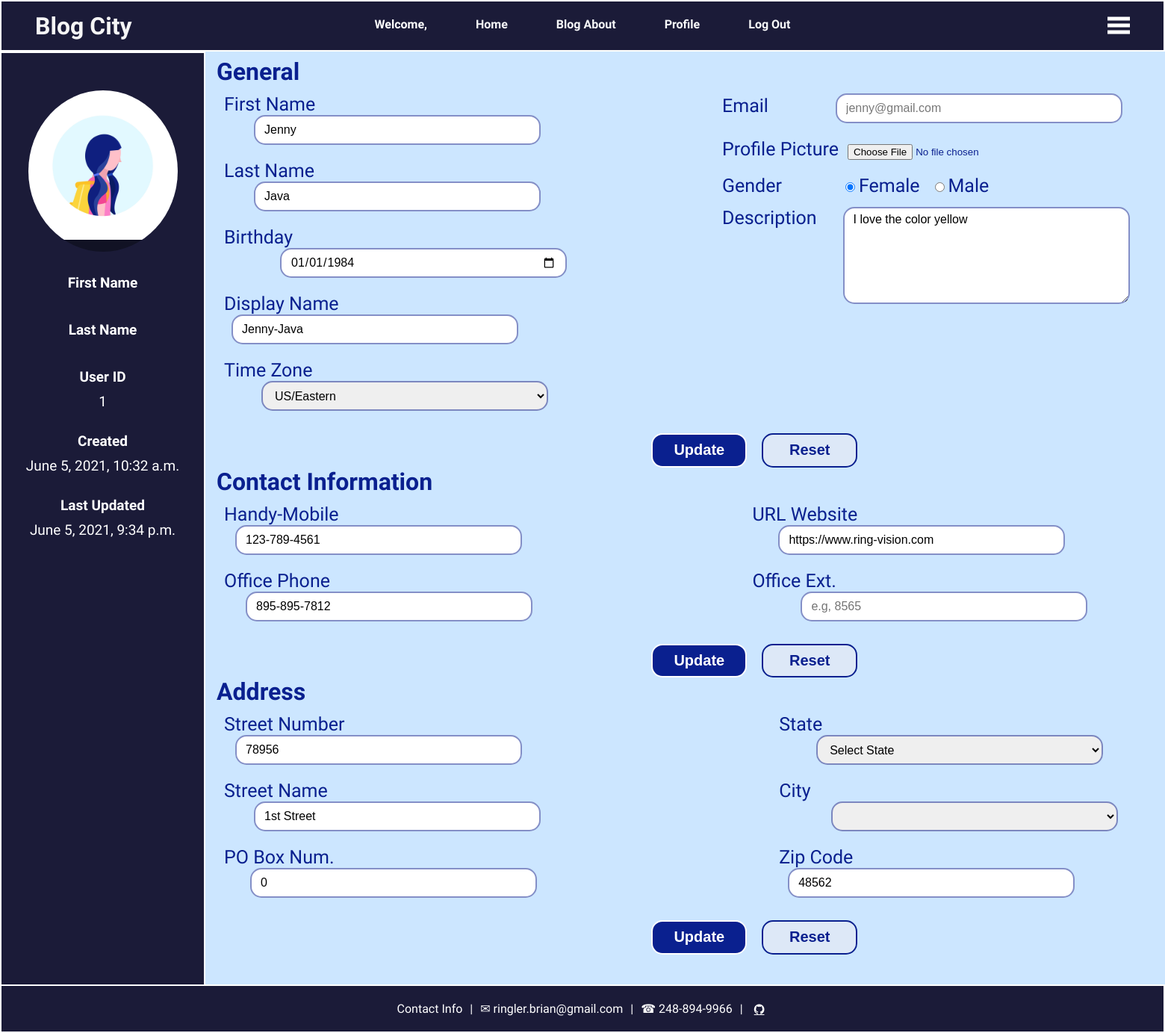
The page /profile/ (signed in) on the database as committed earlier.
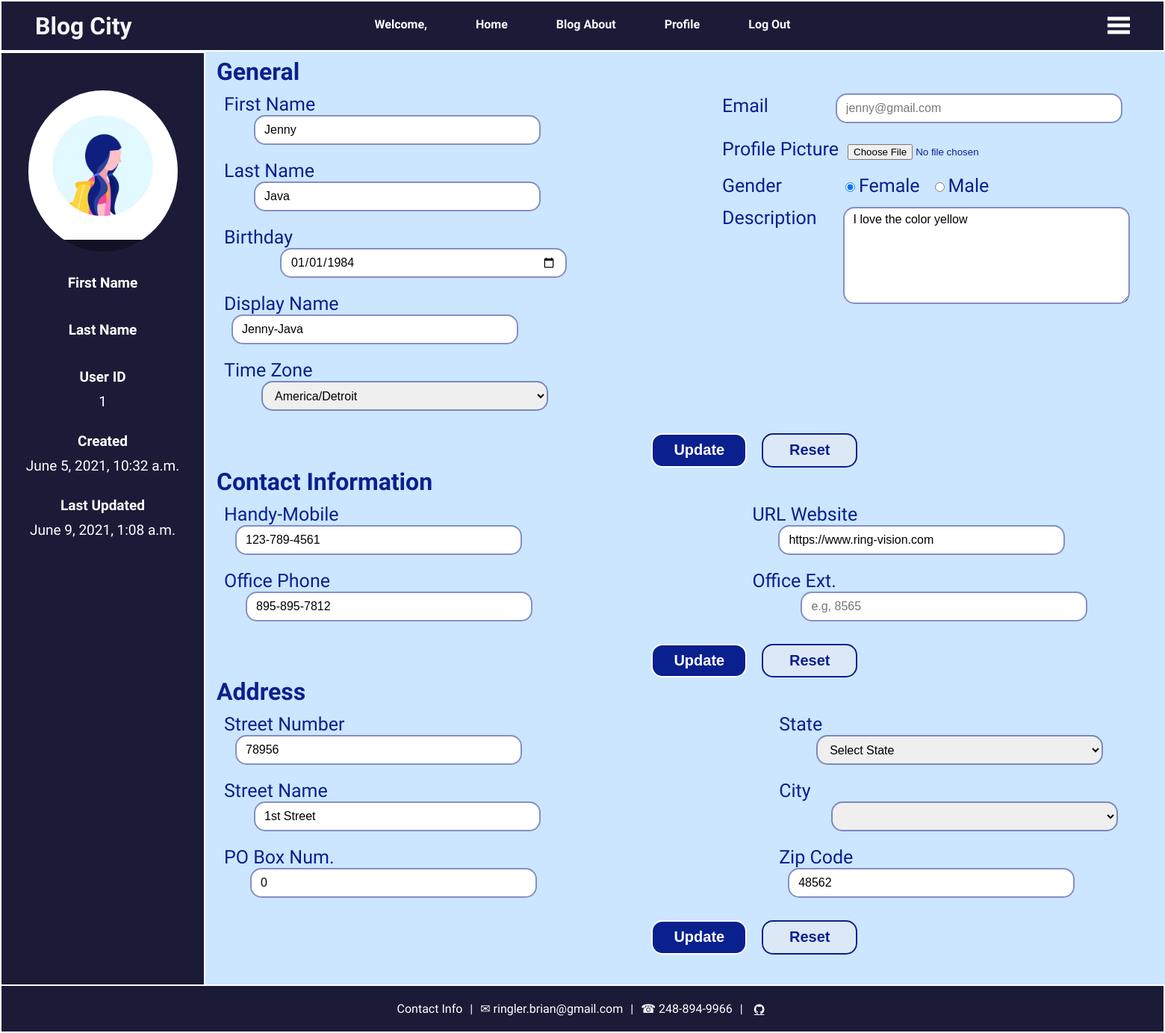
The same page on the database as committed later.
### blog_app/models.py (models this page shows, shortened)
class User(models.Model):
    first_name = models.CharField(max_length=25, null=False)
    last_name = models.CharField(max_length=25, null=False)
    dob = models.DateField(null=False)
    timezone = models.CharField(max_length=45, default='US/Eastern', null=False)
    email = models.EmailField(max_length=75, unique=True, null=False)
    display_name = models.CharField(max_length=255, null=True)
    picture = models.ImageField(default='default-img.jpg', upload_to='profile_pic',null=True, blank=True)
    gender = models.CharField(max_length=6, null=True)
    description = models.CharField(max_length=255, null=True)
    password= models.CharField(max_length=155,null=False)
    created_at = models.DateTimeField(auto_now_add=True)
    updated_at = models.DateTimeField(auto_now=True)
    objects = ValidationManger()

class ContactInfo(models.Model):
    mobile_phone = models.CharField(max_length=12, null=True, unique=True)
    office_phone = models.CharField(max_length=12, null=True, unique=False)
    office_text = models.CharField(max_length=10, null=True)
    url = models.URLField(max_length=200, unique=False, null=True)
    user = models.OneToOneField(User, related_name='user_contact', on_delete=models.CASCADE, primary_key=True)
    created_at = models.DateTimeField(auto_now_add=True)
    updated_at = models.DateTimeField(auto_now=True)

class Address(models.Model):
    street_number = models.IntegerField(null=True)
    street_name = models.CharField(max_length=100, null=True)
    po_box = models.IntegerField(null=True)
    state = models.CharField(max_length=50, null=True)
    city = models.CharField(max_length=100, null=True)
    zip_code = models.CharField(max_length=15, null=True)
    user = models.OneToOneField(User, related_name='user_address', on_delete=models.CASCADE, primary_key=True)
    created_at = models.DateTimeField(auto_now_add=True)
    updated_at = models.DateTimeField(auto_now=True)

### blog_app/views.py (the view, shortened to what this page needs)
# urls.py: path('profile/', views.profile_view, name="profile_view"),
def profile_view(request):
    active_id = request.session['active_user_id']
    time_zones = time_zone()
    context = {
        'general' : User.objects.get(id=active_id),
        'contact' : ContactInfo.objects.get(user_id=active_id),
        'address' : Address.objects.get(user_id=active_id),
        'date' : str(User.objects.get(id=active_id).dob),
        'time_zones' : time_zones
    }
    user = User.objects.get(id=active_id)
    return render(request, 'user_profile.html', context)

### blog_app/views.py (called while the page is built)
def time_zone():
    timezone_list = []
    remove_2 = ['GB', 'NZ']
    remove_3 = ['EET','EST','ETC','GMT','HST','WET',
                'UCT', 'UTC', 'MET','MST','PRC', 'ROC','ROK', 'CET']
    remove_4 = ['W-SU', 'W-SU']
    remove_5 = ['GMT+0', 'GMT-0']
    remove_7 = ['MST7MDT', 'NZ-CHAT', 'GB-Eire', 'PST8PDT', 'EST5EDT', 'CST6CDT']
    idx = 1
    for tz in pytz.all_timezones:
        if tz[0:4] == 'Etc/':
            pass
        elif tz[0:2] in remove_2 and len(tz) == 2:
            pass
        elif tz[0:3] in remove_3 and len(tz) == 3:
            pass
        elif tz[0:4] in remove_4 and len(tz) == 4 :
            pass
        elif tz[0:5] in remove_5 and len(tz) == 5 :
            pass
        elif tz[0:7] in remove_7 and len(tz) == 7:
            pass
        else:
            timezone_list.append((idx,tz))
            idx += 1
    return timezone_list

### blog_app/templates/user_profile.html (shortened to what this page needs)
{% extends "base.html" %}
{% block head %}
    {% load static %}
    <link rel="stylesheet" href="{% static 'css/user_profile.css' %}" />
    <link rel="stylesheet" href="{% static 'css/profile_footer.css' %}" />
{% endblock head %}
{% block content %}
<div class="main-wrapper">
    <div class="left-side-bar image">
        <img src="{{ general.picture.url }}"
        alt="Image of the user">
        <h4>First Name</h4>
        <h4>Last Name</h4>
        <h4>User ID</h4>
        <p>{{ request.session.active_user_id }}</p>
        <h4>Created</h4>
        <p>{{ general.created_at }}</p>
        <h4>Last Updated</h4>
        <p>{{ general.updated_at }}</p>
    </div>
    <div class="general sec-1">
        <h1 class="sec-heading">General</h1>
        <form action="/profile/" method="POST" id="general-frm" name="general-frm">
            <div class="left-general">
                <div>
                    <label for="first-name">First Name</label>
                    <input type="text" name="user-first-nm" id="first-name" placeholder="Randy" value="{{ general.first_name }}">
                </div>
                <div>
                    <label for="last-name">Last Name</label>
                    <input type="text" name="user-last-nm" id="last-name" placeholder="Jackson" value="{{ general.last_name }}">
                </div>
                <div>
                    <label for="user-dob">Birthday</label>
                    <input type="date" name="user-dob-nm" id="user-dob" min="1900-01-01" max="2025-01-01" value="{{ date }}">
                </div>
                <div>
                    <label for="display-name">Display Name</label>
                    <input type="text" name="user-display-nm" id="display-name" maxlength="50" placeholder="The name you would like displayed" value="{{ general.display_name }}" required>
                </div>
                <div>
                    <label for="time-zone">Time Zone</label>
                        <select name="time-zone-nm" class="states" id="time-zone" required>
                            <option value="0">{{ general.timezone }}</option>
                        </select>
                </div>
            </div>
            <div class="right-general">
                <div>
                    <label for="email">Email</label>
                    <input type="email" name="user-email-nm" id="user-email" placeholder="my-name@coolmail.com" value="{{ general.email }}" readonly="readonly">
                </div>
                <div>
                    <label for="avatar">Profile Picture</label>
                    <input type="file"
                            id="avatar" name="user-avatar-nm"
                            accept="image/*" value="{{ general.picture.url }}">
                </div>
                <div class="gender-radio">
                    <p>Gender</p>
                    <div>
                        <input type="radio" id="gen-female" name="user-gender-nm" value="Female" {% if general.gender == 'Female' %} {{ 'checked' }}{% endif %}>
                        <label for="gen-female">Female</label>
                    </div>
                    <div>
                        <input type="radio" id="gen-male" name="user-gender-nm" value="Male" {% if general.gender == 'Male' %} {{ 'checked' }}{% endif %}>
                        <label for="gen-male">Male</label>
                    </div>
                </div>
                    <div class="register-details">
                        <label for="description">Description</label>
                        <textarea id="description" name="user-desc-nm" maxlength="250" rows="15" cols="12" placeholder="Tell us a little about you in less than 250 characters">{{ general.description }}</textarea>
                    </div>
            </div>
        </form>
                <div class="general-btns">
                    <input type="submit" form="general-frm" id="gen-update-btn" value="Update"/>
                    <button onClick="resetGeneralInfo()" id="gen-reset-btn">Reset</button>
                </div>
    </div>
    <div class="contact sec-2">
        <h1 class="sec-heading">Contact Information</h1>
        <form action="/profile/contact-update/" method="POST" id="contact-frm" name="contact-frm">
            <div class="left-contact">
                <div>
                    <label for="handy-phone-num">Handy-Mobile</label>
                    <input type="tel" name="handy-phone-nm" id="handy-phone-num" pattern="[0-9]{3}-[0-9]{3}-[0-9]{4}" placeholder="Required format...555-121-1212" value="{{ contact.mobile_phone }}" required>
                </div>
                <div>
                    <label for="office-phone-num">Office Phone</label>
                    <input type="tel" name="office-nm" id="office-phone-num" pattern="[0-9]{3}-[0-9]{3}-[0-9]{4}" placeholder="Required format...555-121-1212" value="{{ contact.office_phone }}" required>
                </div>
            </div>
            <div class="right-contact">
                <div>
                    <label for="contact-url">URL Website</label>
                    <input type="url" name="url-nm" id="contact-url" value="{{ contact.url }}" placeholder="https://.example.com">
                </div>
                <div>
                    <label for="office-phone-ext">Office Ext.</label>
                    <input type="number" name="office-text-nm" id="office-phone-ext" min="0" max="99999" value="{{ contact.office_text }}" placeholder="e.g, 8565" >
                </div>
            </div>
        </form>
        <div class="contact-btns">
            <input type="submit" form="contact-frm" id="cont-update-btn" value="Update"/>
            <button onClick="resetContactInfo()" id="cont-reset-btn">Reset</button>
        </div>
    </div>
    <div class="address sec-3">
        <h1 class="sec-heading">Address</h1>
        <form action="/profile/address-update/" method="POST" id="address-frm" name="address-frm">
            <div class="left-address">
                <div>
                    <label for="str-num">Street Number</label>
                    <input type="number" id="str-num" name="street-number-nm" min="0" max="999999" placeholder="1422" value="{{ address.street_number }}" required>
                </div>
                <div>
                    <label for="str-name">Street Name</label>
                    <input type="text" id="str-name" name="street-name-nm" placeholder="Oak Lane Dr." value="{{ address.street_name }}" required>
                </div>
                <div>
                    <label for="po-box">PO Box Num.</label>
                    <input type="number" id="po-box" name="po-box-nm" placeholder="Enter numbers only e.g., 1459" min="0" max="999999" value="{{ address.po_box }}">
                </div>
            </div>
            <div class="right-address">
                <div>
                    <label for="address-state">State</label>
                    <select name="states-nm" class="states" id="address-state" onchange="populateCity()" required>{{ address.state }}</select>
                </div>
                <div>
                    <label for="address-city">City</label>
                    <select name="address-city-nm"  id="address-city" value="" required>{{ address.city }}</select>
                </div>
                <div>
                    <label for="zip-code">Zip Code</label>
                    <input type="number" name="zip-address-nm" id="zip-code" placeholder="48326" value="{{ address.zip_code }}"/>
                </div>
            </div>
        </form>
        <div class="address-btns">
            <input type="submit" form="address-frm" id="add-update-btn" value="Update"/>
            <button onClick="resetAddressInfo()" id="add-reset-btn">Reset</button>
        </div>
    </div>
</div>
{% endblock %}

### blog_app/templates/base.html (shortened to what this page needs)
<!DOCTYPE html>
<html lang="en">
  <head>
    {% load static %}
    <link rel="stylesheet" href="https://cdnjs.cloudflare.com/ajax/libs/font-awesome/4.7.0/css/font-awesome.min.css">
    <link rel="stylesheet" href="{% static 'css/base.css' %}" />
    <link rel="stylesheet" href="{% static 'css/nav_bar.css' %}" />
    <link rel="stylesheet" href="{% static 'css/footer.css' %}" />
    {% block head %}
    {% endblock head %}
  </head>
  <body>
    {% include "navbar.html" %}
    {% block content %}
    {% endblock content %}
    {% include "footer.html" %}
  </body>
</html>

### blog_app/templates/navbar.html (shortened to what this page needs)
<div class="wrapper-navbar">
    <nav class="navbar">
      <span class="side-bar">
        <a href="#" onclick="openSlideMenu()">
          <svg width="30" height="30">
            <path d="M0, 5 30, 5" stroke="#fff" stroke-width="5" />
            <path d="M0, 14 30, 14" stroke="#fff" stroke-width="5" />
            <path d="M0, 23 30, 23" stroke="#fff" stroke-width="5" />
          </svg>
        </a>
      </span>
      <span class="title">Blog City</span>
      <ul class="navbar-nav">
        {% if request.session.logged_in == True %}
            <li>Welcome, {{request.session.active_user_first}} {{request.session.active_user_last}}</li>
            <li><a href="{% url 'home_view' %}">Home</a></li>
            <li><a href="{% url 'blog_view' %}">Blog About</a></li>
            <li><a href="{% url 'profile_view' %}">Profile</a></li>
            <li><a href="{% url 'log_out' %}">Log Out</a></li>
          {% else %}
            <li><a href="{% url 'home_view' %}">Home</a></li>
            <li><a href="{% url 'login_view' %}">Login</a></li>
            <li><a href="{% url 'register_view' %}">Register</a></li>
        {% endif %}
      </ul>
    </nav>
</div>

### blog_app/templates/footer.html
<div class="wrapper-footer">
    <footer class="footer-main">
        <span>Contact Info</span>
        <span> | </span>
        <span>✉ ringler.brian@gmail.com</span>
        <span> | </span>
        <span>☎ 248-894-9966</span>
        <span> | </span>
        <span><a href="https://github.com/brianRingler" target="_blank" class="fa fa-github"></a></span>
    </footer>
</div>

### blog_app/static/css/base.css (style rules this page uses)
* { margin: 0; padding: 0; box-sizing: border-box; }
body { height: 100%; font-family: 'Work Sans', sans-serif; background: rgba(204,230,255,1); color: rgb(10, 32, 143); }
label { font-size: 25px; }
input[type="file"], input[type="radio"] { margin-bottom: 20px; }
input[type="text"], input[type="email"], input[type="date"], input[type="tel"], input[type="url"], input[type="number"], input[type="password"], textarea, select { border-radius: 15px; border: 2px solid rgb(10, 32, 143,.5); padding: 6px 12px; margin-bottom: 20px; height: 2.5rem; width: 24rem; font-size: 1.0rem; font-family: 'Poppins', sans-serif; resize: vertical; }
textarea { height: 5rem; }
input[type="submit"], button { height: 2.85rem; width: 8rem; font-size: 1.25rem; font-weight: bold; border: 2px solid white; border-radius: 15px; background-color: rgb(10, 32, 143); color: white; }
button { background: rgba(235, 235, 240, 0.548); border: 2px solid rgb(10, 32, 143); color: rgb(10, 32, 143); }

### blog_app/static/css/nav_bar.css (style rules this page uses)
* { margin: 0; padding: 0; box-sizing: border-box; }
.wrapper-navbar { position: sticky; top: 0px; background-color:#1b1b38; border: 2px solid white; width: 100%; }
.side-bar { position: absolute; right:45px; margin-top: 5px; }
.title { position: absolute; left: 45px; font-weight: bold; font-family: 'ZCOOL KuaiLe', cursive; font-size: 2rem; color: whitesmoke; }
.navbar { display: flex; flex-wrap: row wrap; justify-content: center; align-items: center; background: #1b1b38; overflow: hidden; height: 65px; font-weight: bold; }
.navbar-nav { display: flex; flex-direction: row; justify-content: center; align-items: center; font-size: 1.0rem; }
.navbar a { margin: 0 0 0 65px; text-decoration: none; color: #f8f9fa; }
.navbar ul { list-style: none; margin: 0 0 5px 0; }
li { list-style-type: none; color: white; }

### blog_app/static/css/footer.css (style rules this page uses)
* { margin: 0; padding: 0; box-sizing: border-box; }
.wrapper-footer { position: absolute; background-attachment: scroll; bottom: 0; width: 100%; }
.footer-main { display: flex; flex-flow: row; justify-content: center; align-items: center; height: 65px; border: 2px solid white; background-color: #1b1b38; }
.footer-main span, .footer-main a { margin: 5px; color: white; }

### blog_app/static/css/profile_footer.css (style rules this page uses)
* { margin: 0; padding: 0; box-sizing: border-box; }
.wrapper-footer { position: fixed; background-attachment: scroll; bottom: 0; width: 100%; }
.footer-main { display: flex; flex-flow: row; justify-content: center; align-items: center; height: 65px; background-color: #1b1b38; }
.footer-main span, .footer-main a { margin: 5px; color: white; }

Rows that differ between the two databases and show on the page:
changed User "Jenny": updated_at "June 5, 2021, 9:34 p.m." → "June 9, 2021, 1:08 a.m."; time-zone-nm "US/Eastern" → "America/Detroit"
